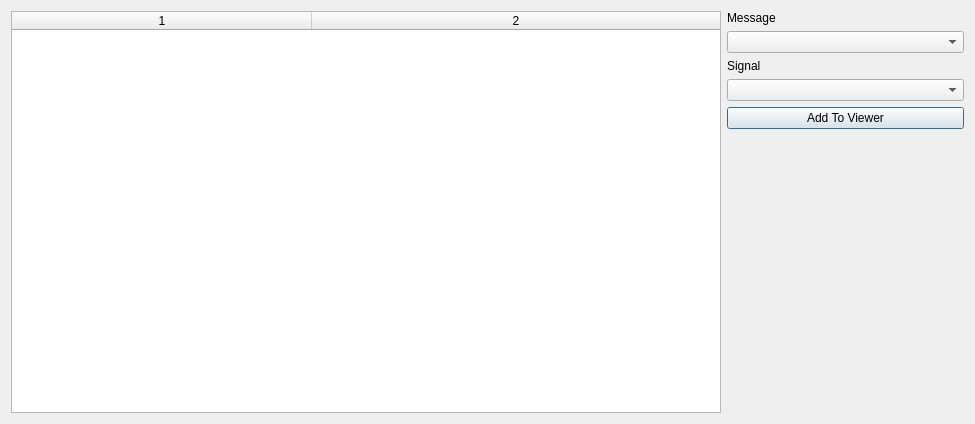
<?xml version="1.0" encoding="UTF-8"?>
<ui version="4.0">
 <class>SignalViewerWindow</class>
 <widget class="QDialog" name="SignalViewerWindow">
  <property name="geometry">
   <rect>
    <x>0</x>
    <y>0</y>
    <width>975</width>
    <height>424</height>
   </rect>
  </property>
  <property name="windowTitle">
   <string>Signal Viewer</string>
  </property>
  <layout class="QHBoxLayout" name="horizontalLayout" stretch="3,1">
   <item>
    <widget class="QTableWidget" name="tableViewer">
     <property name="columnCount">
      <number>2</number>
     </property>
     <attribute name="horizontalHeaderDefaultSectionSize">
      <number>300</number>
     </attribute>
     <attribute name="horizontalHeaderStretchLastSection">
      <bool>true</bool>
     </attribute>
     <attribute name="verticalHeaderStretchLastSection">
      <bool>false</bool>
     </attribute>
     <column/>
     <column/>
    </widget>
   </item>
   <item>
    <layout class="QVBoxLayout" name="verticalLayout">
     <item>
      <widget class="QLabel" name="label">
       <property name="text">
        <string>Message</string>
       </property>
      </widget>
     </item>
     <item>
      <widget class="QComboBox" name="cbMessages"/>
     </item>
     <item>
      <widget class="QLabel" name="label_2">
       <property name="text">
        <string>Signal</string>
       </property>
      </widget>
     </item>
     <item>
      <widget class="QComboBox" name="cbSignals"/>
     </item>
     <item>
      <widget class="QPushButton" name="btnAdd">
       <property name="text">
        <string>Add To Viewer</string>
       </property>
      </widget>
     </item>
     <item>
      <spacer name="verticalSpacer">
       <property name="orientation">
        <enum>Qt::Vertical</enum>
       </property>
       <property name="sizeHint" stdset="0">
        <size>
         <width>20</width>
         <height>40</height>
        </size>
       </property>
      </spacer>
     </item>
    </layout>
   </item>
  </layout>
 </widget>
 <resources/>
 <connections/>
</ui>
